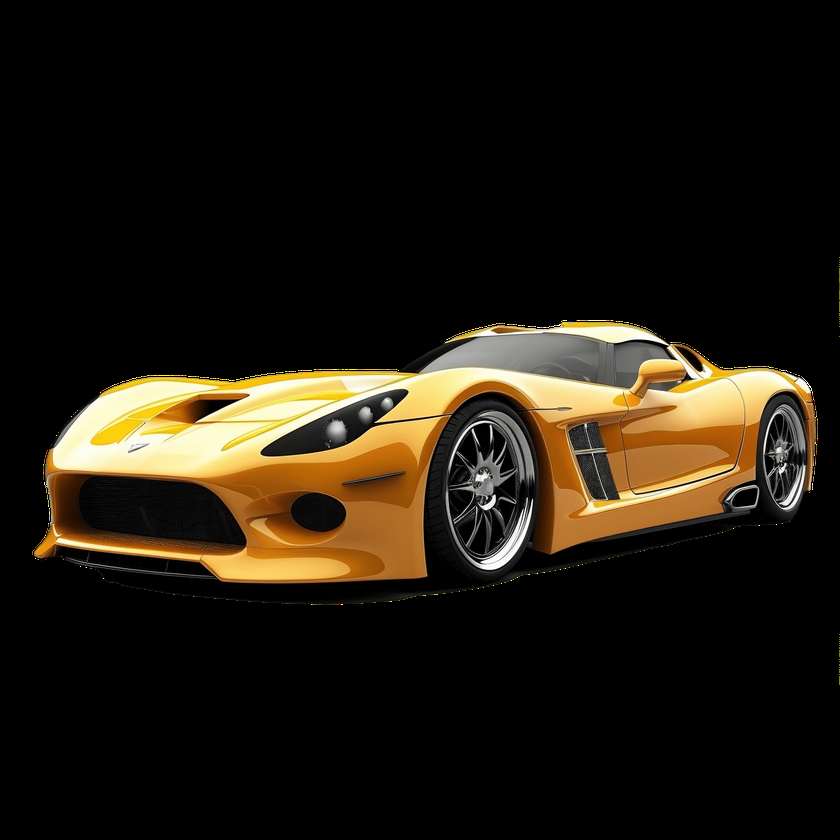
#> input picture Teste.png, 840 x 840 px, shrunk from 2500 x 2500 before the run, found by its file name
$ python CIrculo_foto.py
#> lines starting #> are read from the running program, lines starting #| are printed output that depends on the picture
import cv2
import numpy as np

img = cv2.imread('../Teste.png')
#> img is the input picture: shape (840, 840, 3); mean B, G, R 15.6, 25.7, 32

altura, largura, _ = img.shape
#> altura = 840; largura = 840

pontos = np.array([[100, 50], [200, 50], [250, 150], [150, 200], [50, 150]], np.int32)

cv2.polylines(img, [pontos], isClosed=True, color=(255, 0, 0), thickness=2)

centro = (largura // 2, altura // 2)
#> centro = (420, 420)
cv2.circle(img, centro, 100, (150, 255, 220), thickness=3)
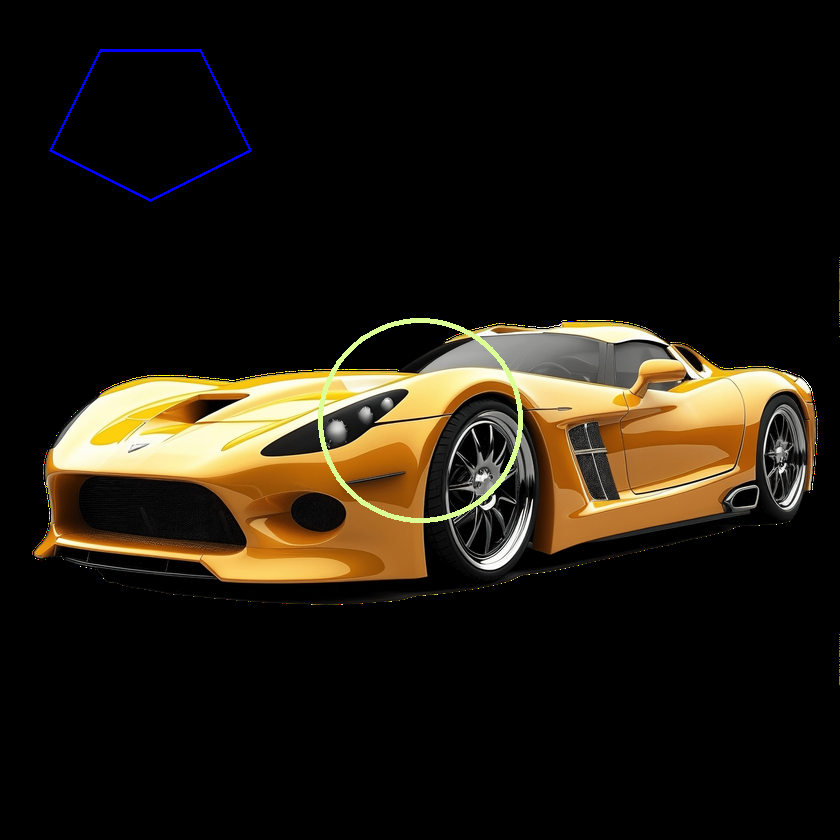
#> img: shape (840, 840, 3); mean B, G, R 16.5, 26.5, 32.6

cv2.imshow('Imagem com poligono', img)
cv2.waitKey(0)
cv2.destroyAllWindows()
